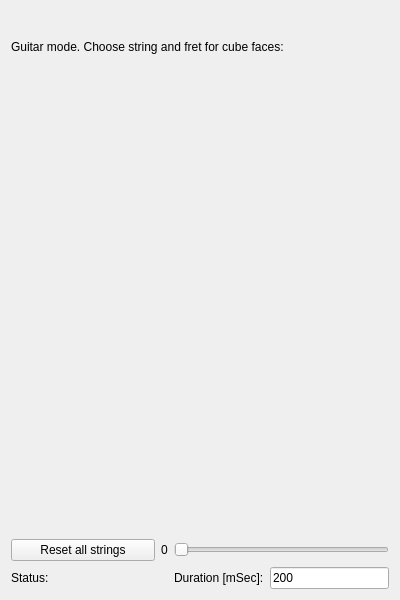
<?xml version="1.0" encoding="UTF-8"?>
<ui version="4.0">
 <class>MainWindow</class>
 <widget class="QWidget" name="MainWindow">
  <property name="geometry">
   <rect>
    <x>0</x>
    <y>0</y>
    <width>400</width>
    <height>600</height>
   </rect>
  </property>
  <property name="windowTitle">
   <string>Magic Cubiano</string>
  </property>
  <layout class="QVBoxLayout" name="verticalLayout">
   <property name="spacing">
    <number>3</number>
   </property>
   <item>
    <layout class="QHBoxLayout" name="horizontalLayout" stretch="0">
     <item>
      <widget class="QLabel" name="chooseLabel">
       <property name="text">
        <string>Guitar mode. Choose string and fret for cube faces:</string>
       </property>
      </widget>
     </item>
    </layout>
   </item>
   <item>
    <widget class="EdgeSettingsWidget" name="uEdgeWidget" native="true">
     <property name="name" stdset="0">
      <string>U</string>
     </property>
    </widget>
   </item>
   <item>
    <widget class="EdgeSettingsWidget" name="rEdgeWidget" native="true">
     <property name="name" stdset="0">
      <string>R</string>
     </property>
    </widget>
   </item>
   <item>
    <widget class="EdgeSettingsWidget" name="lEdgeWidget" native="true">
     <property name="name" stdset="0">
      <string>L</string>
     </property>
    </widget>
   </item>
   <item>
    <widget class="EdgeSettingsWidget" name="fEdgeWidget" native="true">
     <property name="name" stdset="0">
      <string>F</string>
     </property>
    </widget>
   </item>
   <item>
    <widget class="EdgeSettingsWidget" name="dEgdeWidget" native="true">
     <property name="name" stdset="0">
      <string>D</string>
     </property>
    </widget>
   </item>
   <item>
    <widget class="EdgeSettingsWidget" name="bEdgeWidget" native="true">
     <property name="name" stdset="0">
      <string>B</string>
     </property>
    </widget>
   </item>
   <item>
    <layout class="QGridLayout" name="gridLayout_2" columnminimumwidth="0,100,0,0,0,0,0">
     <item row="1" column="0">
      <widget class="QLabel" name="statusLabel">
       <property name="text">
        <string>Status:</string>
       </property>
      </widget>
     </item>
     <item row="1" column="6">
      <widget class="QLineEdit" name="durLineEdit">
       <property name="text">
        <string>200</string>
       </property>
      </widget>
     </item>
     <item row="0" column="4" colspan="3">
      <widget class="QSlider" name="allStringsSlider">
       <property name="orientation">
        <enum>Qt::Horizontal</enum>
       </property>
      </widget>
     </item>
     <item row="1" column="4" colspan="2">
      <widget class="QLabel" name="durLabel">
       <property name="text">
        <string>Duration [mSec]:</string>
       </property>
      </widget>
     </item>
     <item row="0" column="0" colspan="3">
      <widget class="QPushButton" name="resetStringsButton">
       <property name="text">
        <string>Reset all strings</string>
       </property>
      </widget>
     </item>
     <item row="0" column="3">
      <widget class="QLabel" name="allStringsLabel">
       <property name="text">
        <string>0</string>
       </property>
      </widget>
     </item>
     <item row="1" column="1" colspan="3">
      <widget class="QLabel" name="statusTextLabel">
       <property name="text">
        <string/>
       </property>
      </widget>
     </item>
    </layout>
   </item>
  </layout>
 </widget>
 <layoutdefault spacing="6" margin="11"/>
 <customwidgets>
  <customwidget>
   <class>EdgeSettingsWidget</class>
   <extends>QWidget</extends>
   <header>EdgeSettingsWidget.h</header>
   <container>1</container>
  </customwidget>
 </customwidgets>
 <resources/>
 <connections/>
</ui>
